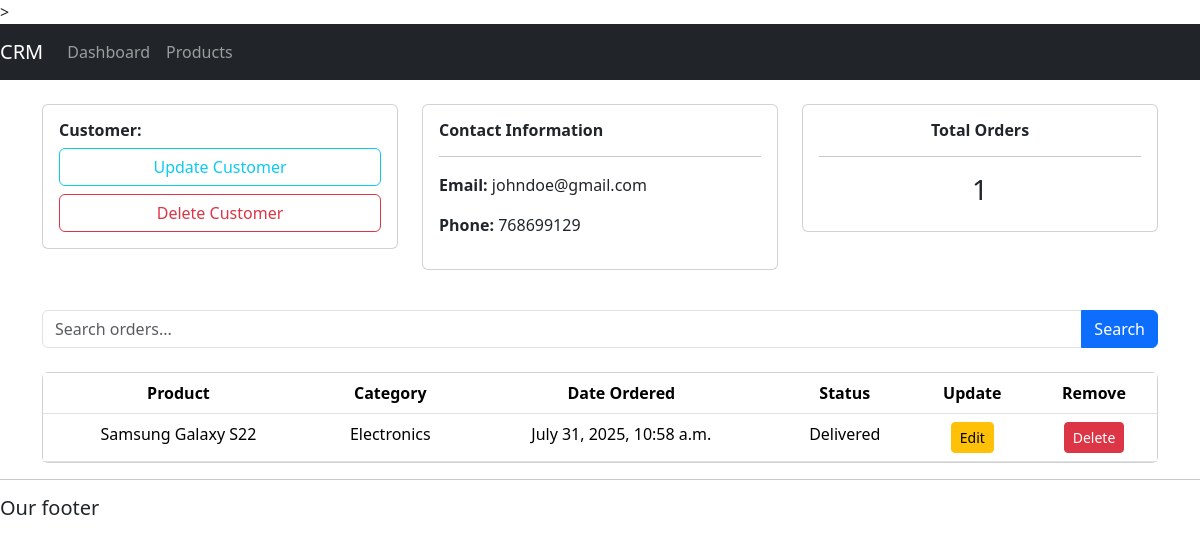
The app's page /customer/1/ with its own data.
### accounts/models.py (models this page shows, shortened)
class Customer(models.Model):
    name = models.CharField(max_length= 150, null= True)
    phone = models.IntegerField( null= True)
    email = models.EmailField(max_length= 200, null= True)
    day_created = models.DateTimeField(auto_now_add= True, null = True)

class Orders(models.Model):
    ORDER_STATUS = [
        ('Pending', 'Pending'),
        ('Delivered', 'Delivered'),
        ('Out for Delivery', 'Out for Delivery'),
    ]
    Customer = models.ForeignKey(Customer, on_delete= models.CASCADE)
    product = models.ForeignKey(Product, on_delete= models.SET_NULL, null= True )
    date_ordered = models.DateTimeField(auto_now_add= True, null= True)
    status = models.CharField(max_length= 500, null= True, choices= ORDER_STATUS)

class Product(models.Model):
    PRODUCT_CATEGORY = [
        ('Electronics', 'Electronics'),
        ('Clothing', 'Clothing'),
        ('Home Appliances', 'Home Appliances'),
        ('Books', 'Books'),
        ('Beauty & Personal Care', 'Beauty & Personal Care')
    ]
    name = models.CharField(max_length= 100, null = True)
    price = models.FloatField(null= True)
    category = models.CharField(max_length= 200, null = True, choices= PRODUCT_CATEGORY)
    description = models.CharField(max_length= 500, null= True)
    date_created = models.DateTimeField(auto_now_add= True, null= True)

### accounts/views.py (the view)
# urls.py: path('customer/<str:pk>/', views.customer, name= 'customer'),
def customer(request, pk):
    customer = Customer.objects.get(id= pk)
    orders = customer.orders_set.all()
    order_count = orders.count()
    context = {'customer': customer,'orders':orders, 'order_count': order_count}
    return render(request, 'accounts/customer.html', context)

### accounts/templates/accounts/customer.html
 {% extends "accounts/base.html" %}
   {%block content%}
    <div class="container mt-4">
  <div class="row mb-4">
    <div class="col-md-4 mb-3">
      <div class="card">
        <div class="card-body">
          <h6 class="fw-bold">Customer:</h6>
          <a href="#" class="btn btn-outline-info w-100 mb-2">Update Customer</a>
          <a href="#" class="btn btn-outline-danger w-100">Delete Customer</a>
        </div>
      </div>
    </div>
    <div class="col-md-4 mb-3">
      <div class="card">
        <div class="card-body">
          <h6 class="fw-bold">Contact Information</h6>
          <hr>
          <p><strong>Email:</strong> {{ customer.email }}</p>
          <p><strong>Phone:</strong> {{ customer.phone }}</p>
        </div>
      </div>
    </div>
    <div class="col-md-4 mb-3">
      <div class="card">
        <div class="card-body text-center">
          <h6 class="fw-bold">Total Orders</h6>
           <hr>
          <h3>{{ order_count }}</h3>
        </div>
      </div>
    </div>
  </div>
  <form method="GET" class="mb-4">
    <div class="input-group">
      <input type="text" name="search" class="form-control" placeholder="Search orders...">
      <button class="btn btn-primary" type="submit">Search</button>
    </div>
  </form>
  <div class="card">
    <div class="card-body p-0">
      <table class="table text-center mb-0">
        <thead style="background-color: #a9cce3;" class="text-dark">
          <tr>
            <th>Product</th>
            <th>Category</th>
            <th>Date Ordered</th>
            <th>Status</th>
            <th>Update</th>
            <th>Remove</th>
          </tr>
        </thead>
        <tbody>
          {% for order in orders %}
            <tr>
              <td>{{ order.product.name }}</td>
              <td>{{ order.product.category }}</td>
              <td>{{ order.date_ordered }}</td>
              <td>{{ order.status }}</td>
              <td><a href="#" class="btn btn-sm btn-warning">Edit</a></td>
              <td><a href="#" class="btn btn-sm btn-danger">Delete</a></td>
            </tr>
          {% empty %}
            <tr>
              <td colspan="6">No orders found.</td>
            </tr>
          {% endfor %}
        </tbody>
      </table>
    </div>
  </div>
</div>
    {%endblock%}

### records on screen
Customer: email "johndoe@gmail.com", phone "768699129"
Orders: product.name "Samsung Galaxy S22", product.category "Electronics", date_ordered "July 31, 2025, 10:58 a.m.", status "Delivered"

### other values on screen
{{ order_count }} "1"
